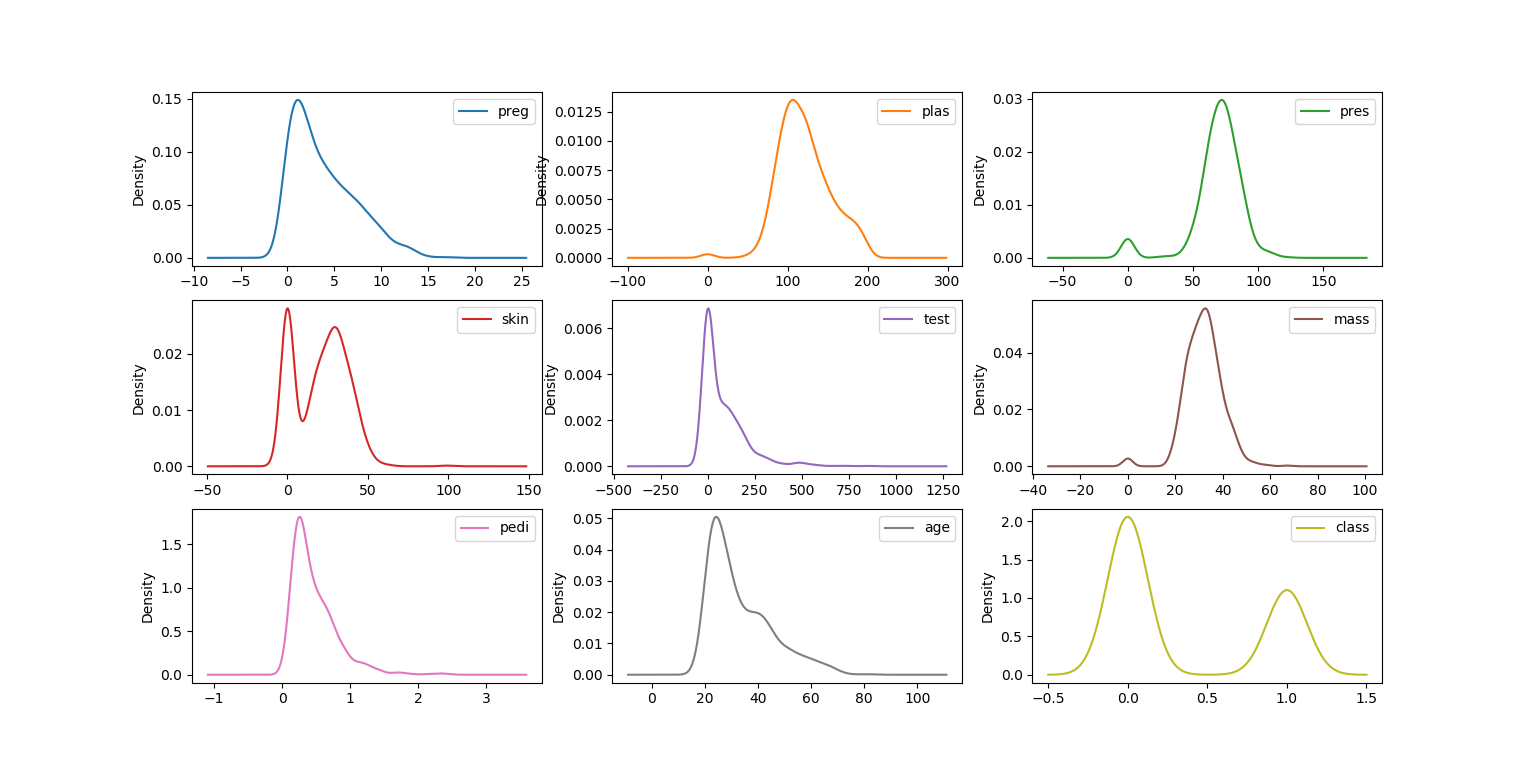

This chart was generated by the following Python code:

import pandas
import matplotlib.pyplot as plt

fileName = "pima-indians-diabetes.data.csv"
rawData = open(fileName, "rt")
colNames = ["preg", "plas", "pres", "skin", "test", "mass", "pedi", "age", "class"]
data = pandas.read_csv(rawData, names=colNames)
data.plot(kind="density", subplots=True, layout=(3, 3), sharex=False)
plt.show()
